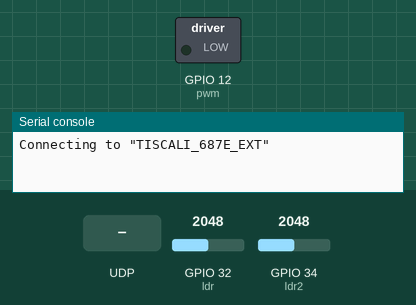
Recording of a program running on a simulated ESP32 board running MicroPython. Parts: switched loads named in the program (green lamp = pin HIGH), the last lines printed to the serial console. The test bench sets the inputs (shaded band); at power-on: GPIO 32 (ldr) = 2048, GPIO 34 (ldr2) = 2048 (analog values on the 0–4095 scale). WiFi joins after 1.5 s; threads take turns every 2 ms.

Above: at 0.1 s.
At 6.2 s:
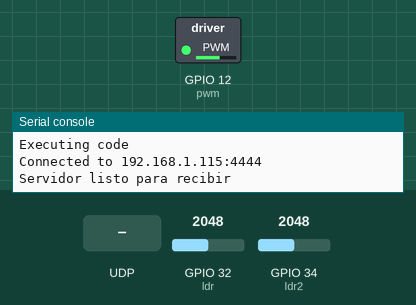
6.3 s: UDP packet "1" arrives
7.8 s: UDP packet "on" arrives
9.3 s: UDP packet "off" arrives
Timing chart, 0 to 12.3 s (numbered marks = the images above; inputs shaded):
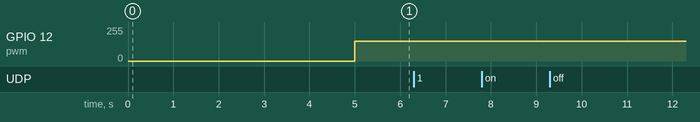

The program:

main.py
```python
import wifi
import usocket
import utime
from machine import Pin, ADC, PWM
import _thread

def serverThread():
    # Modificar Pin segun sus conexiones yo usé 12 como ejemplo
    pwm = PWM(Pin(12))
    ## Para modificar la freq (no es necesario para el L298N)
    ## Por defecto para ESP32 es 5kHz y para ESP8266 es 1kHz
    # pwm.freq(VALOR_FREQ)
    ## Para modificar el ciclo util entre 0 y 1023 (0 para 0%, 1023 para 100%)
    pwm.duty(600)
    addr = usocket.getaddrinfo('0.0.0.0', 5050)[0][-1]
    server = usocket.socket(usocket.AF_INET, usocket.SOCK_DGRAM)
    server.bind(addr)
    print('Servidor listo para recibir')
    while True:
        data, direccion = server.recvfrom(2)
        print('De: {}: recibi:{}'.format(direccion,data))
        # Para mover el motor con el L298 es convertir el valor que se recibe
        # en un valor para el ciclo util Ej:
        # pwm.duty(data)
        # **OJO, tambien deben decidir con pines normales la direccion del giro.

ldr = ADC(Pin(32))
ldr2 = ADC(Pin(34))
ldr.atten(ADC.ATTN_11DB)       #Full range: 3.3v
#ldr2.atten(ADC.ATTN_11DB)

pd_host = '192.168.1.115'
pd_port = 4444
wifi.wifi_connect()
print('Executing code')
pd = usocket.socket(usocket.AF_INET, usocket.SOCK_DGRAM)
pd.connect((pd_host, pd_port))
print('Connected to {}:{}'.format(pd_host, pd_port))
_thread.start_new_thread(serverThread, ())
while True:
    ldr_value = ldr.read()
    ldr2_value = ldr2.read()
    pd.send(ldr_value.to_bytes(2,"big") + (ldr2_value.to_bytes(2,"big")))
    # print(ldr_value)
    utime.sleep_ms(20)
```

wifi.py
```python
import network
import time

SSID = 'TISCALI_687E_EXT'
PASS = 'CBCD4UCLE4'
CONNECTING_TRIES = 3

def wifi_connect():

    wifi = network.WLAN(network.STA_IF)
    wifi.active(True)
    print('Connecting to "{}"'.format(SSID))
    wifi.connect(SSID, PASS)
    time.sleep(5)
    if wifi.isconnected():
        print('Connection Succesfully to "{}"'.format(SSID))
        return True
    wifi.disconnect()
    print('Connection Error')
    return False
```
